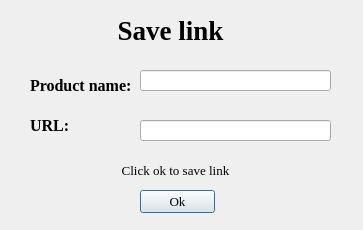
<?xml version="1.0" encoding="UTF-8"?>
<ui version="4.0">
 <class>Dialog</class>
 <widget class="QDialog" name="Dialog">
  <property name="geometry">
   <rect>
    <x>0</x>
    <y>0</y>
    <width>363</width>
    <height>230</height>
   </rect>
  </property>
  <property name="windowTitle">
   <string>Dialog</string>
  </property>
  <widget class="QLabel" name="label">
   <property name="geometry">
    <rect>
     <x>60</x>
     <y>10</y>
     <width>221</width>
     <height>41</height>
    </rect>
   </property>
   <property name="font">
    <font>
     <family>Times New Roman</family>
     <pointsize>20</pointsize>
     <weight>75</weight>
     <bold>true</bold>
    </font>
   </property>
   <property name="text">
    <string>Save link</string>
   </property>
   <property name="alignment">
    <set>Qt::AlignCenter</set>
   </property>
  </widget>
  <widget class="QLabel" name="label_2">
   <property name="geometry">
    <rect>
     <x>30</x>
     <y>70</y>
     <width>101</width>
     <height>31</height>
    </rect>
   </property>
   <property name="font">
    <font>
     <family>Times New Roman</family>
     <pointsize>12</pointsize>
     <weight>75</weight>
     <bold>true</bold>
    </font>
   </property>
   <property name="text">
    <string>Product name:</string>
   </property>
  </widget>
  <widget class="QLabel" name="label_3">
   <property name="geometry">
    <rect>
     <x>30</x>
     <y>110</y>
     <width>101</width>
     <height>31</height>
    </rect>
   </property>
   <property name="font">
    <font>
     <family>Times New Roman</family>
     <pointsize>12</pointsize>
     <weight>75</weight>
     <bold>true</bold>
    </font>
   </property>
   <property name="text">
    <string>URL:</string>
   </property>
  </widget>
  <widget class="QLabel" name="label_4">
   <property name="geometry">
    <rect>
     <x>120</x>
     <y>160</y>
     <width>111</width>
     <height>21</height>
    </rect>
   </property>
   <property name="font">
    <font>
     <family>Times New Roman</family>
     <pointsize>10</pointsize>
    </font>
   </property>
   <property name="text">
    <string>Click ok to save link</string>
   </property>
   <property name="alignment">
    <set>Qt::AlignCenter</set>
   </property>
  </widget>
  <widget class="QPushButton" name="pushButton">
   <property name="geometry">
    <rect>
     <x>140</x>
     <y>190</y>
     <width>75</width>
     <height>23</height>
    </rect>
   </property>
   <property name="font">
    <font>
     <family>Times New Roman</family>
     <pointsize>10</pointsize>
     <weight>50</weight>
     <bold>false</bold>
    </font>
   </property>
   <property name="text">
    <string>Ok</string>
   </property>
  </widget>
  <widget class="QLineEdit" name="lineEdit">
   <property name="geometry">
    <rect>
     <x>140</x>
     <y>70</y>
     <width>191</width>
     <height>21</height>
    </rect>
   </property>
   <property name="font">
    <font>
     <family>Times New Roman</family>
     <pointsize>12</pointsize>
    </font>
   </property>
  </widget>
  <widget class="QLineEdit" name="lineEdit_2">
   <property name="geometry">
    <rect>
     <x>140</x>
     <y>120</y>
     <width>191</width>
     <height>21</height>
    </rect>
   </property>
   <property name="font">
    <font>
     <family>Times New Roman</family>
     <pointsize>12</pointsize>
    </font>
   </property>
  </widget>
 </widget>
 <resources/>
 <connections/>
</ui>
